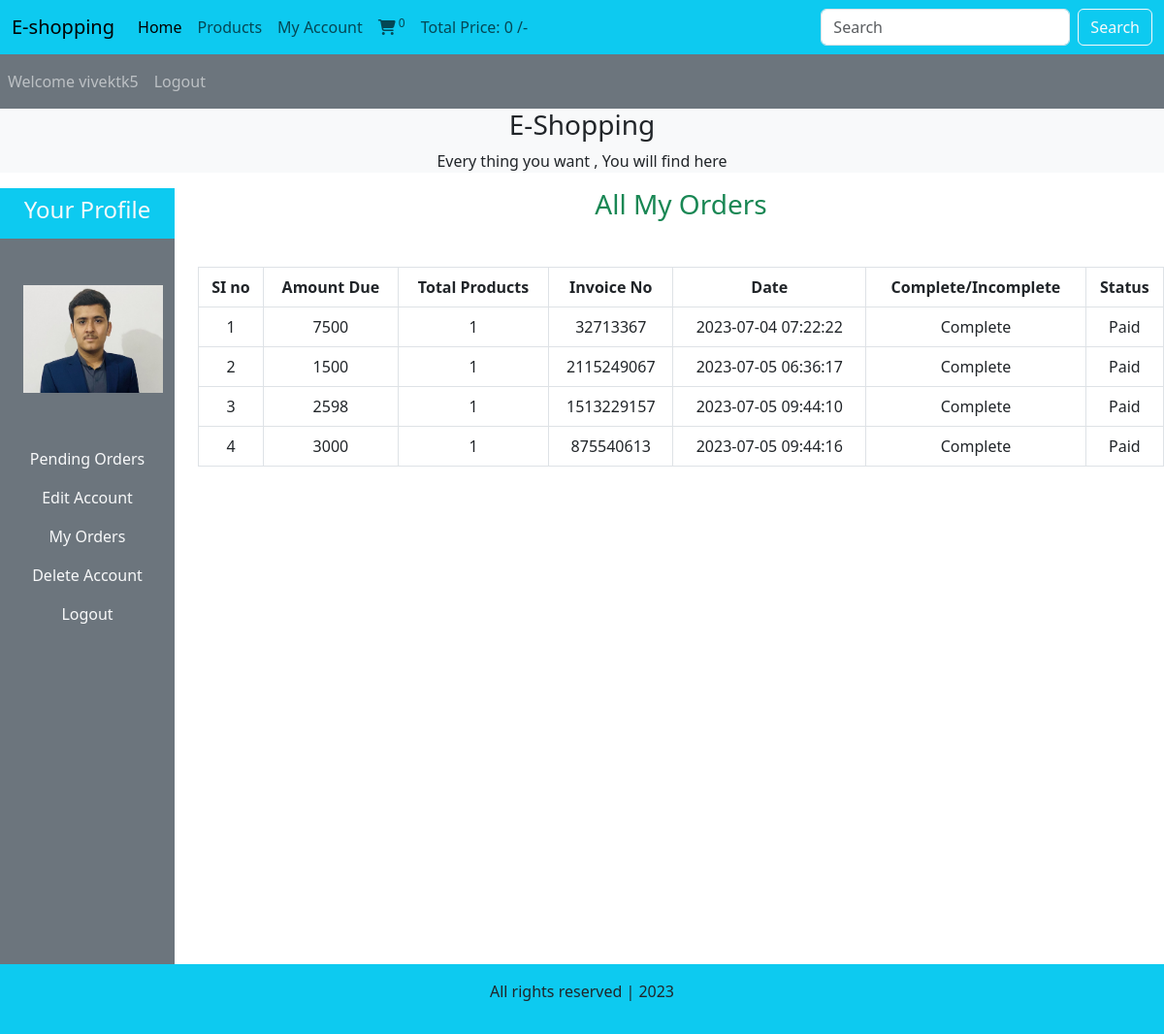
Screenshot of /users_area/profile.php?my_orders (signed in) with the database file from the repository.
### tables this page shows
CREATE TABLE `uuser_table` (
  `user_id` int(11) NOT NULL,
  `username` varchar(100) NOT NULL,
  `user_email` varchar(100) NOT NULL,
  `user_password` varchar(255) NOT NULL,
  `user_image` varchar(255) NOT NULL,
  `user_ip` varchar(100) NOT NULL,
  `user_address` varchar(255) NOT NULL,
  `user_phone` varchar(20) NOT NULL
);

CREATE TABLE `user_orders` (
  `order_id` int(11) NOT NULL,
  `user_id` int(11) NOT NULL,
  `amount_due` int(255) NOT NULL,
  `invoice_num` int(255) NOT NULL,
  `total_products` int(255) NOT NULL,
  `order_date` timestamp NOT NULL DEFAULT current_timestamp() ON UPDATE current_timestamp(),
  `order_status` varchar(255) NOT NULL
);

### users_area/user_orders.php (the view)
<?php
$username = $_SESSION['username'];
$get_user = "select * from uuser_table where username = '$username'";
$sql_execute = mysqli_query($con, $get_user);
$row_data = mysqli_fetch_assoc($sql_execute);
$user_id = $row_data['user_id'];
?>
<h3 class="text-success">All My Orders</h3>
<table class="table table-bordered mt-5">
    <thead class="bg-info">
        <tr>
            <th>SI no</th>
            <th>Amount Due</th>
            <th>Total Products</th>
            <th>Invoice No</th>
            <th>Date</th>
            <th>Complete/Incomplete</th>
            <th>Status</th>
        </tr>
    </thead>
    <tbody class="bg-secondary text-light">
        <?php
        $get_order_details = "select * from user_orders where user_id='$user_id'";
        $result_order = mysqli_query($con, $get_order_details);
        $number=1;
        while ($row_orders = mysqli_fetch_assoc($result_order)) {
            $order_id = $row_orders['order_id'];
            $amount_due = $row_orders['amount_due'];
            $invoice_num = $row_orders['invoice_num'];
            $total_products = $row_orders['total_products'];
            $order_date = $row_orders['order_date'];
            $order_status = $row_orders['order_status'];
            if($order_status == 'pending'){
                $order_status = 'Incomplete';
            }else{
                $order_status = 'Complete';
            }
            echo "<tr>
            <td>$number</td>
            <td>$amount_due</td>
            <td>$total_products</td>
            <td>$invoice_num</td>
            <td>$order_date</td>
            <td>$order_status</td>";
            ?>
            <?php
            if($order_status=='Complete'){
                echo "<td>Paid</td>";
            }else{
                echo "
                <td><a href= 'confirm_payment.php?order_id=$order_id' class='text-light'>Confirm</td>
            </tr>";
            }
        $number++;
        }
        ?>
    </tbody>
</table>

### users_area/profile.php (shortened to what this page needs)
<?php
include("../includes/connect.php");
include("../functions/common_functions.php");
?>
<!DOCTYPE html>
<html lang="en">
<head>
    <link href="https://cdn.jsdelivr.net/npm/bootstrap@5.3.0-alpha3/dist/css/bootstrap.min.css" rel="stylesheet"
>
    <link rel="stylesheet" href="https://cdnjs.cloudflare.com/ajax/libs/font-awesome/6.3.0/css/all.min.css">
</head>
<body>
    <div class="container-fluid p-0">
        <nav class="navbar navbar-expand-lg navbar-light bg-info">
            <div class="container-fluid">
                <a class="navbar-brand" href="#">E-shopping</a>
                <div class="collapse navbar-collapse" id="navbarSupportedContent">
                    <ul class="navbar-nav me-auto mb-2 mb-lg-0">
                        <li class="nav-item">
                            <a class="nav-link active" aria-current="page" href="../index.php">Home</a>
                        </li>
                        <li class="nav-item">
                            <a class="nav-link" href="../display_all_products.php">Products</a>
                        </li>
                        <li class="nav-item">
                            <a class="nav-link" href="profile.php">My Account</a>
                        </li>
                        <li class="nav-item">
                            <a class="nav-link" href="../cart.php"><i class="fa-solid fa-cart-shopping"></i><sup>
                                    <?php echo cart_item_number(); ?>
                                </sup></a>
                        </li>
                        <li class="nav-item">
                            <a class="nav-link" href="#">Total Price:
                                <?php echo total_cart_price(); ?> /-
                            </a>
                        </li>
                    </ul>
                    <form class="d-flex" action="../search_product.php" method="get">
                        <input class="form-control me-2" type="search" placeholder="Search" aria-label="Search"
                            name="search_data">
                        <input type="submit" value="Search" class="btn btn-outline-light" name="search_data_product">
                    </form>
                </div>
            </div>
        </nav>
        <div class="navbar navbar-expand-lg navbar-dark bg-secondary">
            <ul class="navbar-nav me-auto">
                <?php
                if (!isset($_SESSION['username'])) {
                    echo "<li class='nav-item'>
          <a class='nav-link' c href='#'>Welcome Guest</a>
        </li>";
                } else {
                    echo "<li class='nav-item'>
          <a class='nav-link' Welcome Guest href='#'>Welcome " . $_SESSION['username'] . "</a>
        </li>";
                }
                if (!isset($_SESSION['username'])) {
                    echo "<li class='nav-item'>
          <a class='nav-link' href='user_login.php'>Login</a>
        </li>";
                } else {
                    echo "<li class='nav-item'>
          <a class='nav-link' href='user_logout.php'>Logout</a>
        </li>";
                }
                ?>
            </ul>
        </div>
        <div class="bg-light">
            <h3 class="text-center">E-Shopping</h3>
            <p class="text-center">Every thing you want , You will find here</p>
        </div>
        <div class="row">
            <div class="col-md-2 ">
                <ul class="navbar-nav bg-secondary text-center" style="height:100vh;">
                    <li class="nav-item bg-info">
                        <a class="nav-link text-light" href="#">
                            <h4>Your Profile</h4>
                        </a>
                    </li>
                    <?php
                    $username = $_SESSION['username'];
                    $select_query = "select * from uuser_table where username = '$username'";
                    $sql_execute = mysqli_query($con, $select_query);
                    $fetch_image = mysqli_fetch_array($sql_execute);
                    $user_image = $fetch_image['user_image'];
                    echo "
                    <li class='nav-item mb-5'>
                        <img src='./user_images/$user_image' class='profile_img m-4 ' alt=''>
                    </li>"
                        ?>
                    <li class="nav-item ">
                        <a class="nav-link text-light" href="profile.php"> Pending Orders </a>
                    </li>
                    <li class="nav-item ">
                        <a class="nav-link text-light" href="profile.php?edit_account"> Edit Account </a>
                    </li>
                    <li class="nav-item ">
                        <a class="nav-link text-light" href="profile.php?my_orders"> My Orders </a>
                    </li>
                    <li class="nav-item ">
                        <a class="nav-link text-light" href="profile.php?delete_account"> Delete Account </a>
                    </li>
                    <li class="nav-item ">
                        <a class="nav-link text-light" href="user_logout.php">Logout </a>
                    </li>
                </ul>
            </div>
            <div class="col-md-10 text-center">
                <?php
                if(isset($_GET['my_orders'])){
                    include('user_orders.php');
                }
                ?>
            </div>
        </div>
        <?php
        include("../includes/footer.php")
            ?>
    </div>
</body>
</html>

### users_area/profile.php (style rules this page uses)
.profile_img { width: 80%; margin: auto; display: block; height: 100%; object-fit: contain; }

### rows the page displays
uuser_table: user_image (picture)
user_orders: amount_due "7500", total_products "1", invoice_num "32713367", order_date "2023-07-04 07:22:22", order_status "Complete", shows "Paid"
user_orders: amount_due "1500", total_products "1", invoice_num "2115249067", order_date "2023-07-05 06:36:17", order_status "Complete", shows "Paid"
user_orders: amount_due "2598", total_products "1", invoice_num "1513229157", order_date "2023-07-05 09:44:10", order_status "Complete", shows "Paid"
user_orders: amount_due "3000", total_products "1", invoice_num "875540613", order_date "2023-07-05 09:44:16", order_status "Complete", shows "Paid"

### other values shown
$count_cart_items "0"
$total "0"
$_SESSION['username'] "vivektk5"
